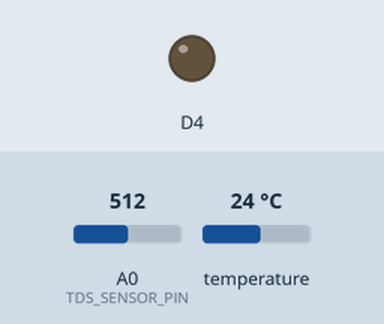
Recording of a sketch running on a simulated ESP8266 (NodeMCU). On the bench: output pins drawn as LEDs (lit = HIGH). The inputs (shaded band) are chosen by the test bench; at power-on: A0 (TDS_SENSOR_PIN) = 512, temperature 24 °C. WiFi joins after 1.5 s; servers stay silent unless stated; what the sketch prints to the serial monitor is not drawn.

Above: at 0.1 s.
At 1.5 s:
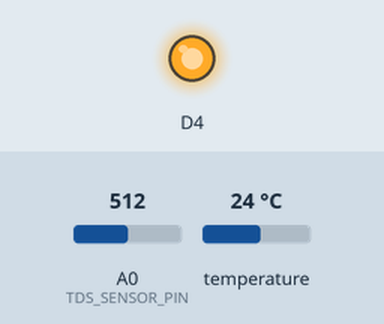
Timing chart, 0 to 3.0 s (numbered marks = the images above):
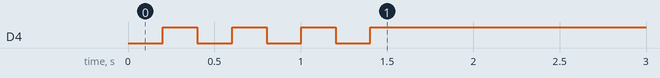

The sketch:

IoT1.ino
```cpp
#include "FirebaseESP8266.h"
#include <ESP8266WiFi.h>
#include <OneWire.h>
#include <DallasTemperature.h>

#define FIREBASE_HOST "iotproject-7df76-default-rtdb.firebaseio.com"  // Database link
#define FIREBASE_AUTH "LSJLWsMtR7n52UUOlYe0PCUUC9y0vRTy1DssMCwx"    // Database secret

#define WIFI_SSID "IoT"      // Router name
#define WIFI_PASSWORD "12345678"  // Router password

#define TDS_SENSOR_PIN A0  // Analog pin for TDS sensor
#define DS18B20_SENSOR_PIN D1  // Digital pin for DS18B20 sensor

FirebaseData firebaseData;

// Setup OneWire and DallasTemperature
OneWire oneWire(DS18B20_SENSOR_PIN);
DallasTemperature sensors(&oneWire);


//==========For TDS==============


void initFire() {
  pinMode(D4, OUTPUT);
  Serial.begin(9600);

  WiFi.begin(WIFI_SSID, WIFI_PASSWORD);
  Serial.print("Connecting to Wi-Fi");

  while (WiFi.status() != WL_CONNECTED) {
    digitalWrite(D4, 0);
    Serial.print(".");
    delay(200);
    digitalWrite(D4, 1);
    Serial.print(".");
    delay(200);
  }

  Serial.println();
  Serial.print("Connected with IP: ");
  Serial.println(WiFi.localIP());
  Serial.println();

  Firebase.begin(FIREBASE_HOST, FIREBASE_AUTH);
  Firebase.reconnectWiFi(true);
}

void sendToFirebase(String path, String value) {
  Firebase.setString(firebaseData, path, value);
}

float readTemperature() {
  // Request temperature from DS18B20 sensor
  sensors.requestTemperatures();
  // Read temperature in Celsius
  float temperatureC = sensors.getTempCByIndex(0);
  return temperatureC;
}

void setup() {
  pinMode(D5, INPUT);
  pinMode(A0,INPUT);
  Serial.begin(9600);
  initFire();
  sensors.begin();
  delay(500);
}


float mapfloat(float x, float in_min, float in_max, float out_min, float out_max)
{
  return (x - in_min) * (out_max - out_min) / (in_max - in_min) + out_min;
}

void loop() {

  sendToFirebase("/Sensors/EC", String(mapfloat(analogRead(A0),0.00,1023.00,1.5,2.5))+"mS/cm");
  sendToFirebase("/Sensors/Temperature", String(readTemperature())+"°c");

  delay(500); // Adjust delay as needed
}
```
